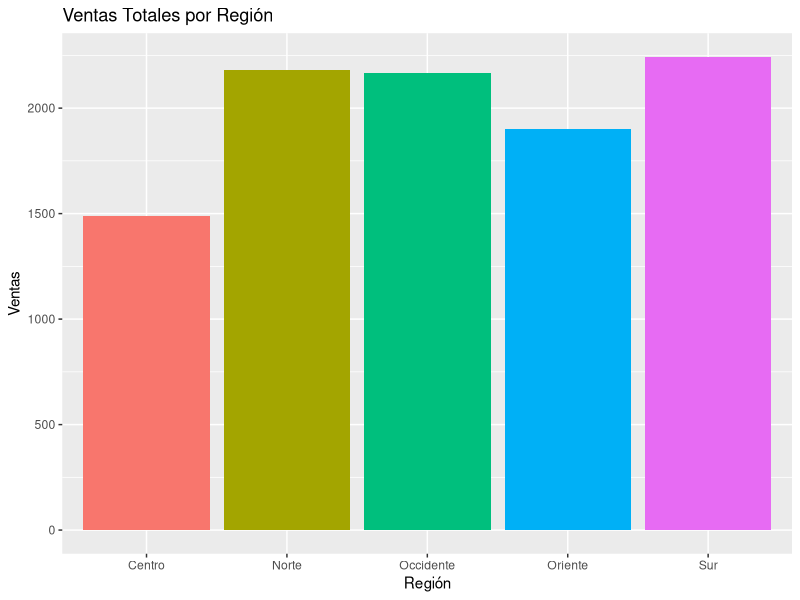
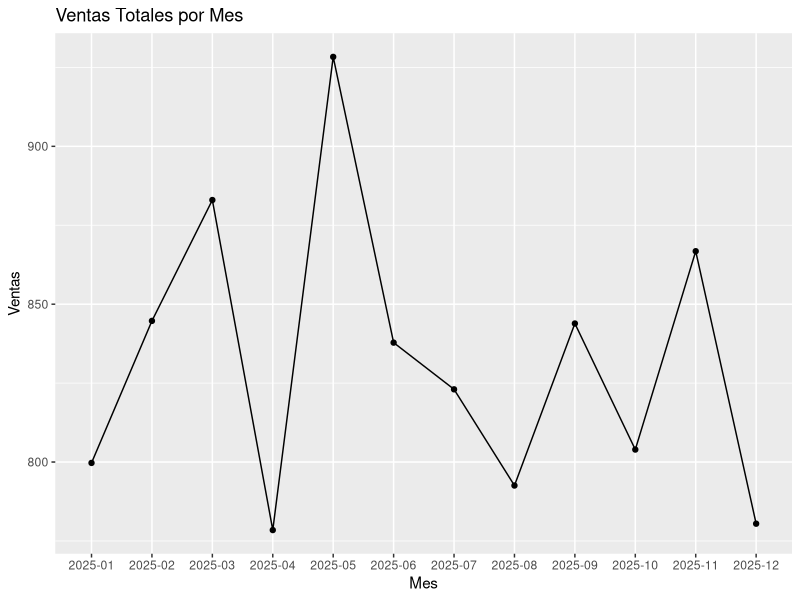

Write the R code that produced these figures, in order.
library(ggplot2)

df <- read.csv("ventas.csv", stringsAsFactors = FALSE)

ventas_region <- aggregate(ventas ~ region, data = df, FUN = sum)
ventas_mes <- aggregate(ventas ~ mes, data = df, FUN = sum)
ventas_mes$mes <- factor(ventas_mes$mes, levels = ventas_mes$mes)

p1 <- ggplot(ventas_region, aes(x = region, y = ventas, fill = region)) +
  geom_bar(stat = "identity") +
  labs(title = "Ventas Totales por Región", x = "Región", y = "Ventas") +
  theme(legend.position = "none")

p2 <- ggplot(ventas_mes, aes(x = mes, y = ventas, group = 1)) +
  geom_line() +
  geom_point() +
  labs(title = "Ventas Totales por Mes", x = "Mes", y = "Ventas")

ggsave("dashboard_r_barras.png", plot = p1, width = 8, height = 5)
ggsave("dashboard_r_linea.png", plot = p2, width = 8, height = 5)
